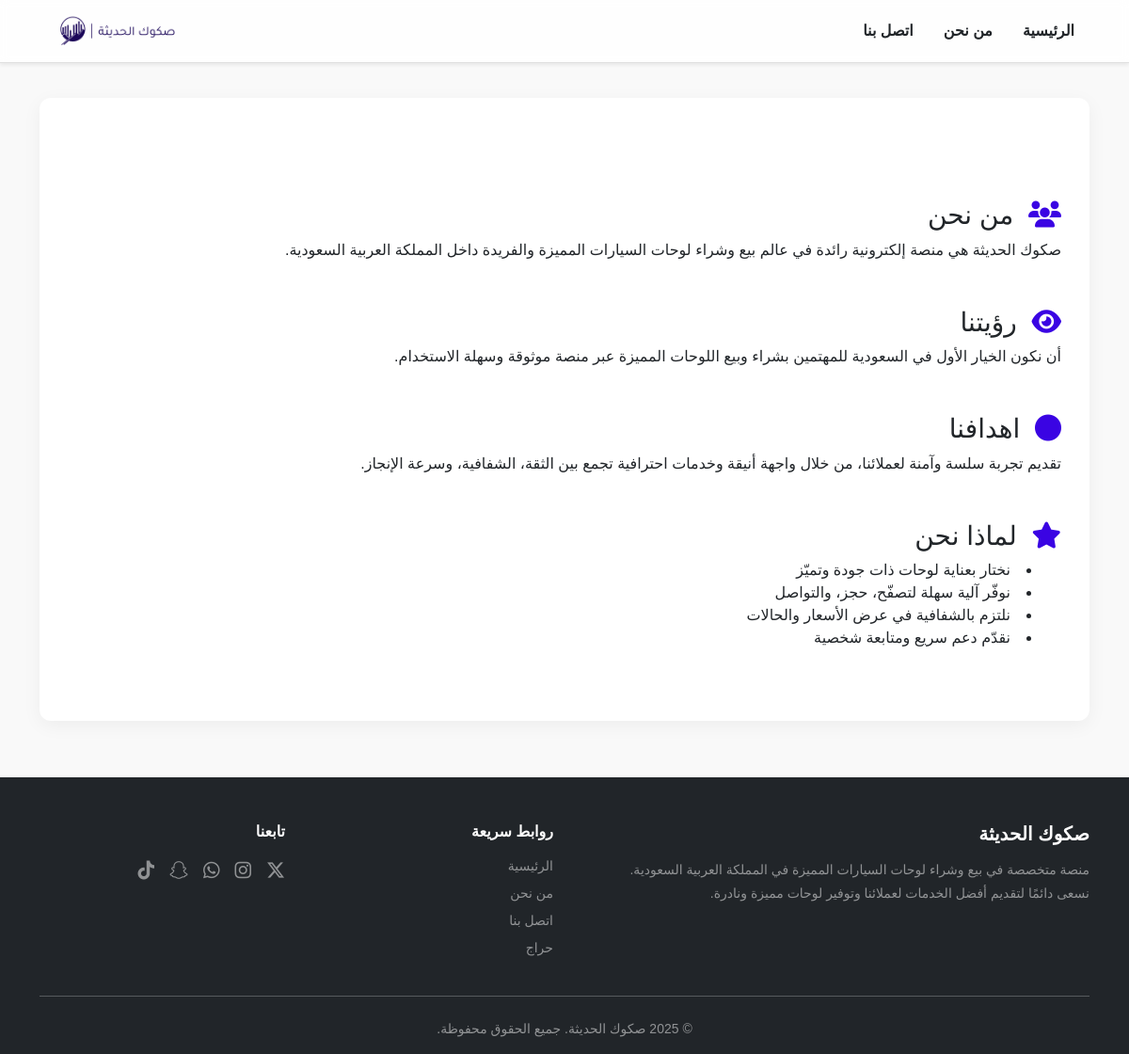
Screenshot of /public/about.php with the database file from the repository.
### tables this page shows
CREATE TABLE `about_page` (
  `id` int(11) NOT NULL,
  `section` varchar(100) NOT NULL,
  `content` text NOT NULL
);

### public/about.php (the view, shortened to what this page needs)
<?php
require_once dirname(__DIR__) . '/../../includes/db.php';
$stmt = $pdo->query("SELECT * FROM about_page ORDER BY id ASC");
$sections = $stmt->fetchAll();
?>
<!DOCTYPE html>
<html lang="ar" dir="rtl">
<head>
  <link href="https://cdn.jsdelivr.net/npm/bootstrap@5.3.2/dist/css/bootstrap.rtl.min.css" rel="stylesheet">
  <link href="https://cdnjs.cloudflare.com/ajax/libs/font-awesome/6.5.0/css/all.min.css" rel="stylesheet">
</head>
<body>
<?php include '../../../includes/navbar.php'; ?>
<div class="container">
  <div class="about-section mt-4">
    <?php
    $icons = [
      'من نحن' => 'fas fa-users',
      'رؤيتنا' => 'fas fa-eye',
      'رسالتنا' => 'fas fa-envelope-open-text',
      'أهدافنا' => 'fas fa-bullseye',
      'لماذا نحن' => 'fas fa-star',
    ];
    foreach ($sections as $row):
      $icon = isset($icons[$row['section']]) ? $icons[$row['section']] : 'fas fa-circle';
    ?>
      <h3 class="mt-5"><i class="<?= $icon ?> me-2"></i> <?= htmlspecialchars($row['section']) ?></h3>
      <div class="mb-3"><?= htmlspecialchars_decode($row['content']) ?></div>
    <?php endforeach; ?>
  </div>
</div>
<?php include '../../../includes/footer.php'; ?>
</body>
</html>

### public/about.php (style rules this page uses)
body { font-family: 'Tajawal', sans-serif; background-color: #f9f9f9; padding-top: 80px; }
.about-section { background: #fff; padding: 60px 30px; border-radius: 12px; box-shadow: 0 5px 20px rgba(0,0,0,0.05); margin-bottom: 60px; }
h3 i { color: #3a04e3; }
ul { list-style: inside; }

### rows the page displays
about_page: section "من نحن", content "صكوك الحديثة هي منصة إلكترونية رائدة في عالم بيع وشراء لوحات السيارات المميزة والفريدة داخل المملكة العربية السعودية."
about_page: section "رؤيتنا", content "أن نكون الخيار الأول في السعودية للمهتمين بشراء وبيع اللوحات المميزة عبر منصة موثوقة وسهلة الاستخدام."
about_page: section "اهدافنا", content "تقديم تجربة سلسة وآمنة لعملائنا، من خلال واجهة أنيقة وخدمات احترافية تجمع بين الثقة، الشفافية، وسرعة الإنجاز."
about_page: section "لماذا نحن", content "نختار بعناية لوحات ذات جودة وتميّز نوفّر آلية سهلة لتصفّح، حجز، والتواصل نلتزم بالشفافية في عرض الأسعار والحالات نقدّم دعم سريع ومتابعة شخصية"
